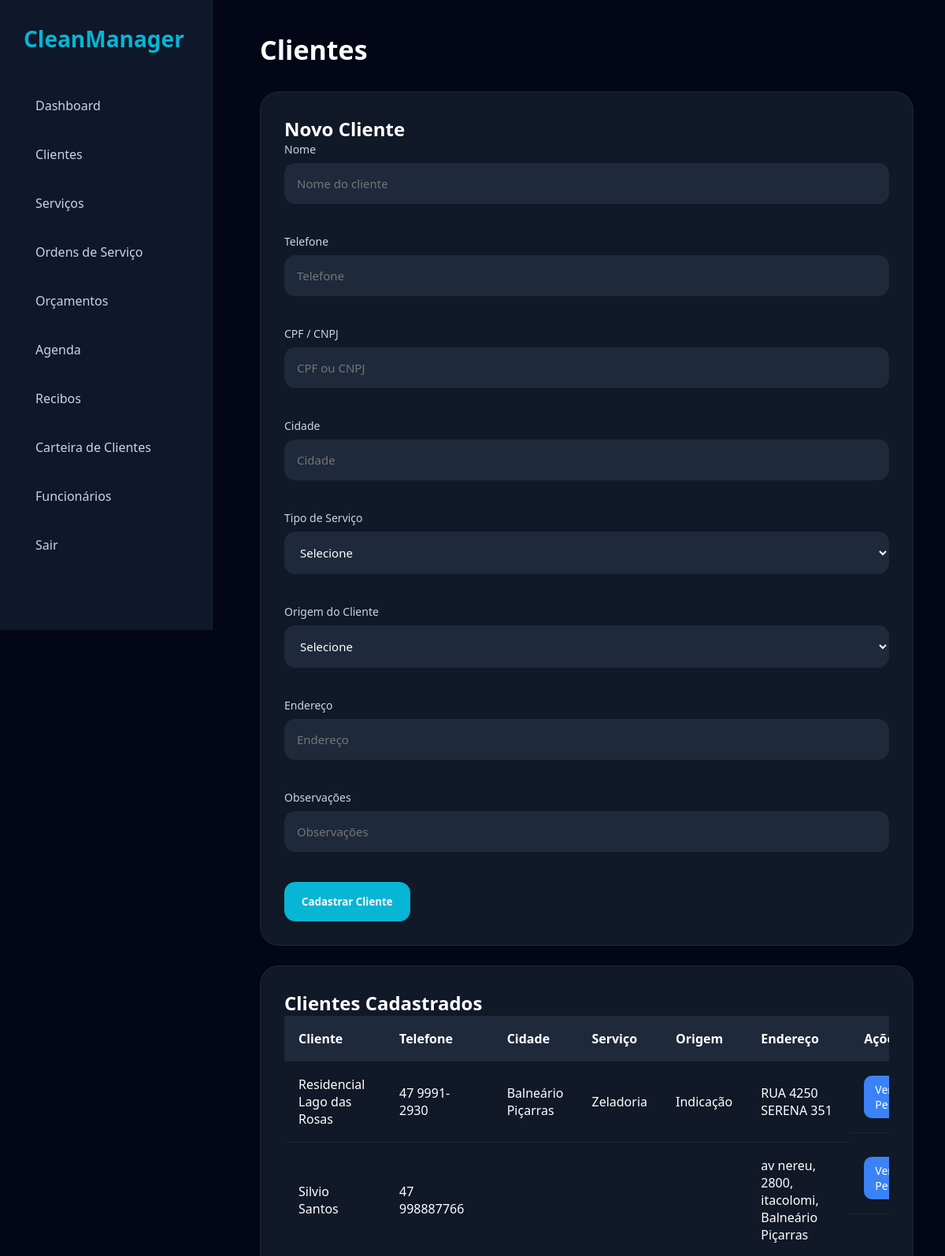
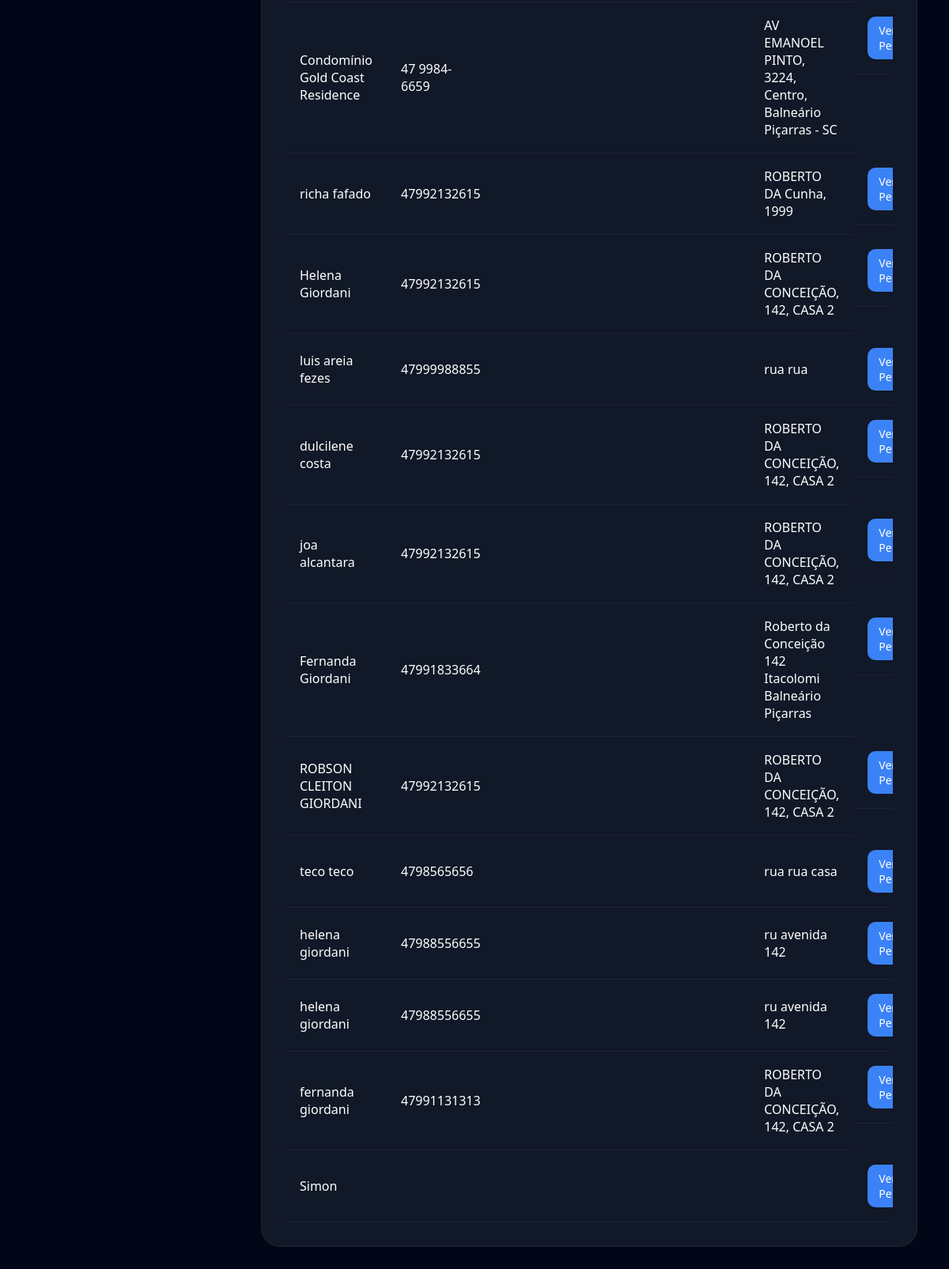
Page /admin/clientes.php (signed in) on the committed database (2 pictures, top to bottom).
### tables this page shows
CREATE TABLE clientes (

    id INTEGER PRIMARY KEY AUTOINCREMENT,

    nome TEXT,
    telefone TEXT,
    endereco TEXT,
    observacoes TEXT

, cpf_cnpj TEXT, cidade TEXT, tipo_servico TEXT, origem TEXT);

### admin/clientes.php (the view, shortened to what this page needs)
<?php
$db = new SQLite3(__DIR__ . '/../database/cleanmanager.db');
?>
<!DOCTYPE html>
<html lang="pt-br">
<head>
<link rel="stylesheet"
href="../assets/css/dashboard.css">
</head>
<body>
<?php include '../includes/sidebar.php'; ?>
<div class="content">
<div class="topbar">
<h1>Clientes</h1>
</div>
<div class="card">
<h2>Novo Cliente</h2>
<form method="POST">
<div class="input-group">
<label>Nome</label>
<input
type="text"
name="nome"
placeholder="Nome do cliente"
required>
</div>
<div class="input-group">
<label>Telefone</label>
<input
type="text"
name="telefone"
placeholder="Telefone">
</div>
<div class="input-group">
<label>CPF / CNPJ</label>
<input
type="text"
name="cpf_cnpj"
placeholder="CPF ou CNPJ">
</div>
<div class="input-group">
<label>Cidade</label>
<input
type="text"
name="cidade"
placeholder="Cidade">
</div>
<div class="input-group">
<label>Tipo de Serviço</label>
<select name="tipo_servico">
<option value="">Selecione</option>
</select>
</div>
<div class="input-group">
<label>Origem do Cliente</label>
<select name="origem">
<option value="">Selecione</option>
</select>
</div>
<div class="input-group">
<label>Endereço</label>
<input
type="text"
name="endereco"
placeholder="Endereço">
</div>
<div class="input-group">
<label>Observações</label>
<input
type="text"
name="observacoes"
placeholder="Observações">
</div>
<button
type="submit"
name="salvar">
Cadastrar Cliente
</button>
</form>
</div>
<div class="card">
<h2>Clientes Cadastrados</h2>
<div class="table-container">
<table>
<tr>
<th>Cliente</th>
<th>Telefone</th>
<th>Cidade</th>
<th>Serviço</th>
<th>Origem</th>
<th>Endereço</th>
<th>Ações</th>
</tr>
<?php
$result = $db->query(
"SELECT * FROM clientes ORDER BY id DESC"
);
while($cliente = $result->fetchArray()){
?>
<tr>
<td>
<?= $cliente['nome']; ?>
</td>
<td>
<?= $cliente['telefone']; ?>
</td>
<td>
<?= $cliente['cidade']; ?>
</td>
<td>
<?= $cliente['tipo_servico']; ?>
</td>
<td>
<?= $cliente['origem']; ?>
</td>
<td>
<?= $cliente['endereco']; ?>
</td>
<td class="actions">
<a
href="perfil-cliente.php?id=<?= $cliente['id']; ?>"
class="view-btn">
Ver Perfil
</a>
</td>
</tr>
<?php } ?>
</table>
</div>
</div>
</div>
</body>
</html>

### assets/css/dashboard.css (style rules this page uses)
* { margin: 0; padding: 0; box-sizing: border-box; font-family: "Segoe UI", sans-serif; }
body { background: #020617; color: white; }
.content { margin-left: 290px; padding: 40px; }
.topbar { display: flex; justify-content: space-between; align-items: center; margin-bottom: 30px; }
.topbar h1 { font-size: 34px; }
.card { background: #111827; padding: 30px; border-radius: 24px; margin-bottom: 25px; border: 1px solid rgba(255, 255, 255, 0.05); }
input, select { width: 100%; padding: 16px; background: #1e293b; border: none; border-radius: 14px; color: white; margin-bottom: 18px; font-size: 15px; }
button { background: #06b6d4; color: white; border: none; padding: 16px 22px; border-radius: 14px; font-weight: bold; cursor: pointer; transition: 0.3s; }
.table-container { overflow-x: auto; }
table { width: 100%; border-collapse: collapse; min-width: 700px; }
table th { text-align: left; padding: 18px; background: #1e293b; }
table td { padding: 18px; border-bottom: 1px solid rgba(255, 255, 255, 0.05); }
label { display: block; margin-bottom: 8px; color: #cbd5e1; font-size: 14px; }
.input-group { margin-bottom: 20px; }
.view-btn { background: #3b82f6; color: white; padding: 8px 14px; border-radius: 10px; text-decoration: none; font-size: 14px; margin-right: 8px; transition: 0.3s; }
.actions { display: flex; gap: 8px; }

### rows in the picture
clientes: nome "Residencial Lago das Rosas", telefone "47 9991-2930", cidade "Balneário Piçarras", tipo_servico "Zeladoria", origem "Indicação", endereco "RUA 4250 SERENA 351"
clientes: nome "Silvio Santos", telefone "47 998887766", endereco "av nereu, 2800, itacolomi, Balneário Piçarras"
clientes: nome "Condomínio Gold Coast Residence", telefone "47 9984-6659", endereco "AV EMANOEL PINTO, 3224, Centro, Balneário Piçarras - SC"
clientes: nome "richa fafado", telefone "47992132615", endereco "ROBERTO DA Cunha, 1999"
clientes: nome "Helena Giordani", telefone "47992132615", endereco "ROBERTO DA CONCEIÇÃO, 142, CASA 2"
clientes: nome "luis areia fezes", telefone "47999988855", endereco "rua rua"
clientes: nome "dulcilene costa", telefone "47992132615", endereco "ROBERTO DA CONCEIÇÃO, 142, CASA 2"
clientes: nome "joa alcantara", telefone "47992132615", endereco "ROBERTO DA CONCEIÇÃO, 142, CASA 2"
clientes: nome "Fernanda Giordani", telefone "47991833664", endereco "Roberto da Conceição 142 Itacolomi Balneário Piçarras"
clientes: nome "ROBSON CLEITON GIORDANI", telefone "47992132615", endereco "ROBERTO DA CONCEIÇÃO, 142, CASA 2"
clientes: nome "teco teco", telefone "4798565656", endereco "rua rua casa"
clientes: nome "helena giordani", telefone "47988556655", endereco "ru avenida 142"
clientes: nome "helena giordani", telefone "47988556655", endereco "ru avenida 142"
clientes: nome "fernanda giordani", telefone "47991131313", endereco "ROBERTO DA CONCEIÇÃO, 142, CASA 2"
clientes: nome "Simon"
